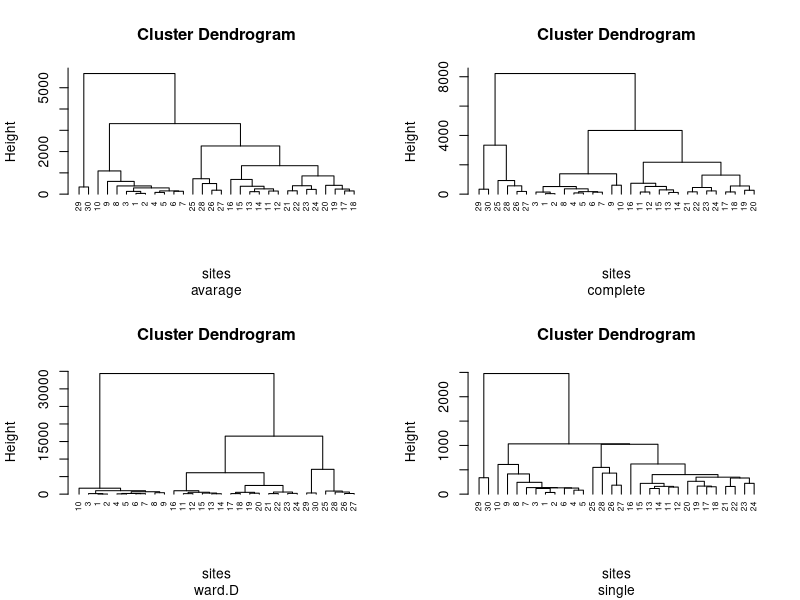
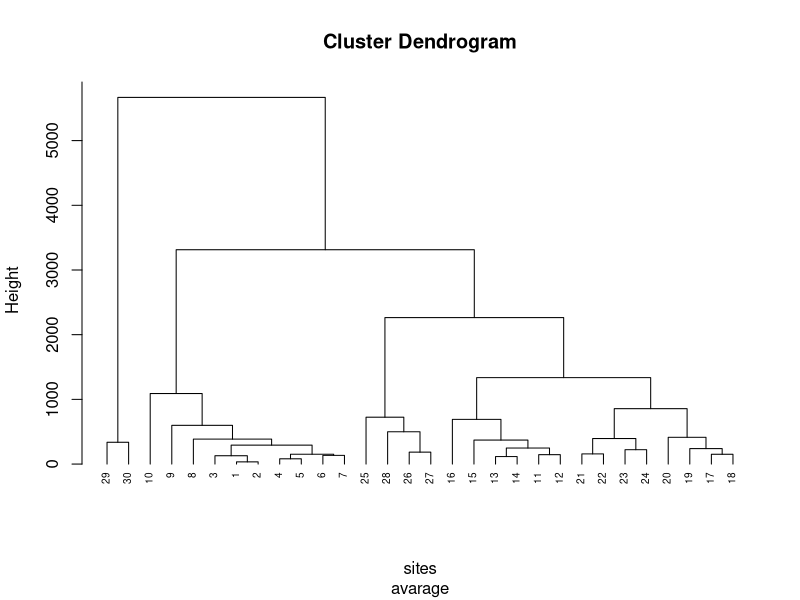
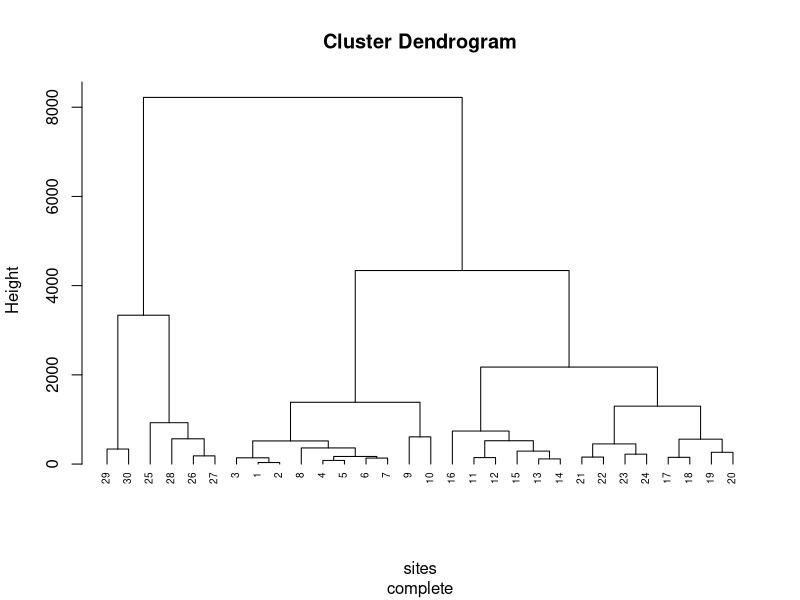
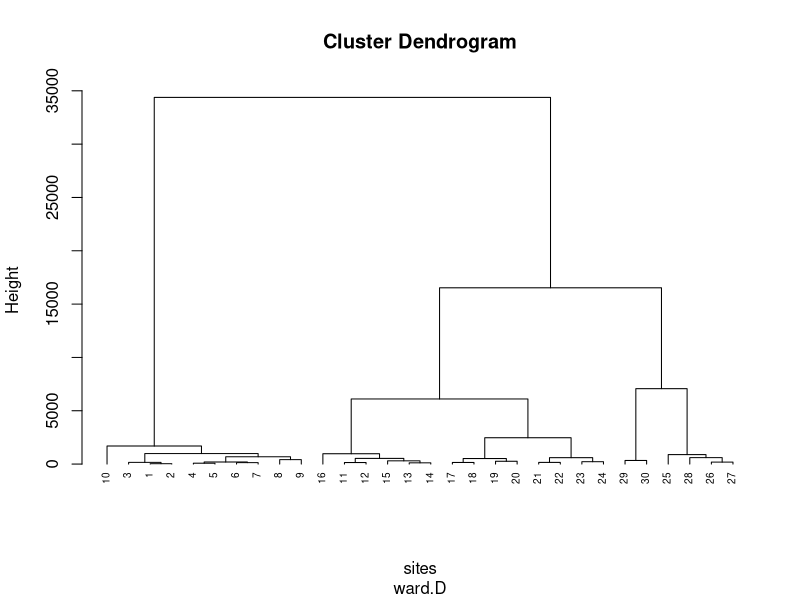
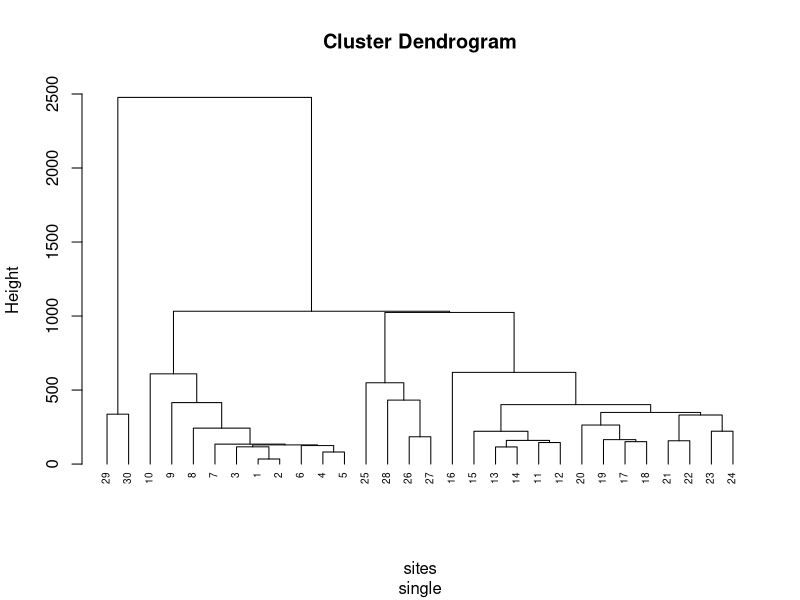
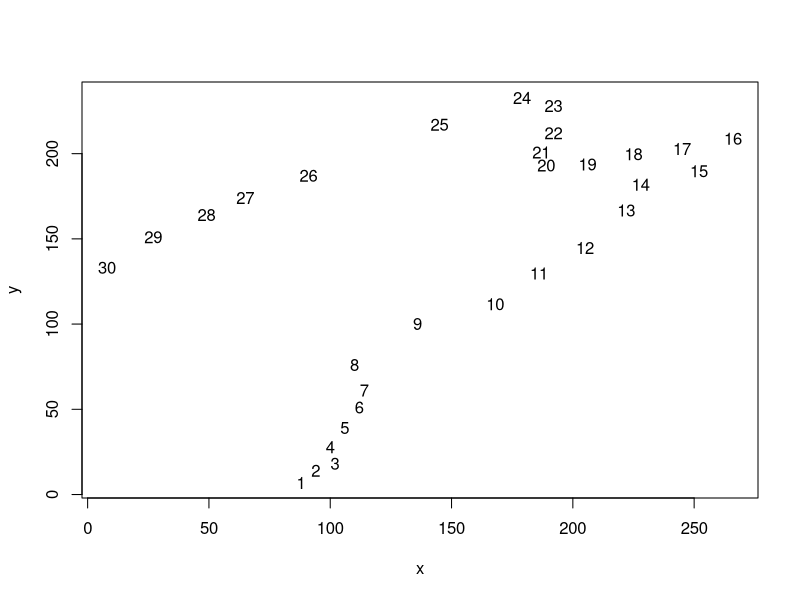

R code for these plots, in order:
require(ade4)


data("doubs")

env=doubs$env
fish=doubs$env
summary(env)

# vogliamo costruire una classificazione dei siti a monte del campionamento
# lasciamo le variabili sulla propria scala ed andiamo a calcolare la classificazione
# gerarchi usando il legame completo medio e singolo
# la funzione chiede la matrice (dist), ed il metodo del legame medio (ave)
hc.ave=hclust(dist(env),"ave")
hc.comp=hclust(dist(env),"complete")
hc.ward=hclust(dist(env),"ward.D")
hc.single=hclust(dist(env),"single")
par(mfrow=c(2,2))

plot(hc.ave,hang=-1,cex=0.6,sub="avarage",xlab="sites")
plot(hc.comp,hang=-1,cex=0.6,sub="complete",xlab="sites")
plot(hc.ward,hang=-1,cex=0.6,sub="ward.D",xlab="sites")
plot(hc.single,hang=-1,cex=0.6,sub="single",xlab="sites")     


# mi creo una nuova matrice con dentro i valori con variabili standardizzate

env1=scale(env)

hc.ave1=hclust(dist(env),"ave")
hc.comp1=hclust(dist(env),"complete")
hc.ward1=hclust(dist(env),"ward.D")
hc.single1=hclust(dist(env),"single")
par(mfrow=c(2,2))
X11()
plot(hc.ave1,hang=-1,cex=0.6,sub="avarage",xlab="sites")
plot(hc.comp1,hang=-1,cex=0.6,sub="complete",xlab="sites")
plot(hc.ward1,hang=-1,cex=0.6,sub="ward.D",xlab="sites")
plot(hc.single1,hang=-1,cex=0.6,sub="single",xlab="sites")     

par(mfrow=c(1,1))
plot(doubs$xy,type="n")
text(doubs$xy,rownames(env1))

# prendiamo i dati e vediamo le differenze, 30 e 23 sembrano vicini
env1[c(30,25,24,23),]
# se le prendo non standardizzate, vedo anche qui le differenze
env[c(30,25,24,23),]
